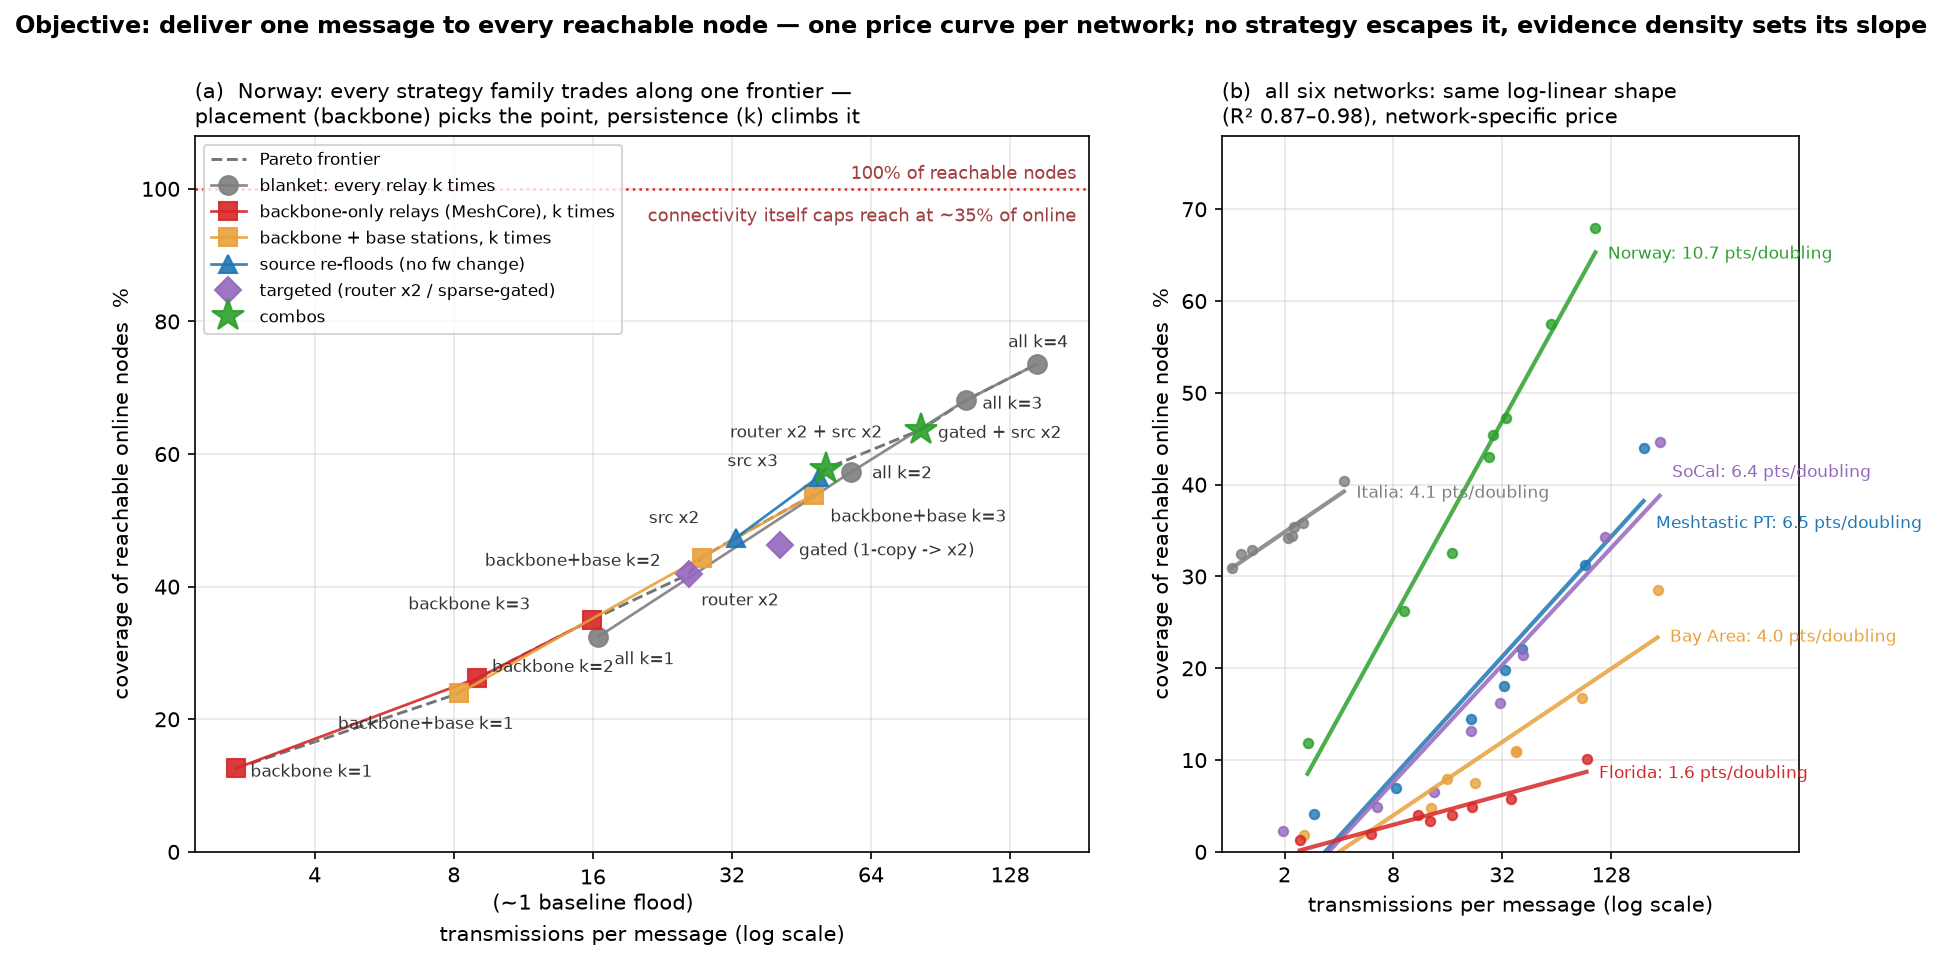

This chart was generated by the following Python code:
"""Pareto view of the all-to-all delivery strategy space (+ six-network slopes)."""
import csv
import math

import matplotlib
matplotlib.use("Agg")
import matplotlib.pyplot as plt

FAM = {
    "blanket":    ("#7f7f7f", "o", "blanket: every relay k times"),
    "meshcore":   ("#d62728", "s", "backbone-only relays (MeshCore), k times"),
    "meshcore+":  ("#e8a13c", "s", "backbone + base stations, k times"),
    "src-repeat": ("#1f77b4", "^", "source re-floods (no fw change)"),
    "targeted":   ("#9467bd", "D", "targeted (router x2 / sparse-gated)"),
    "combo":      ("#2ca02c", "*", "combos"),
}

rows = list(csv.DictReader(open("alltoall_results.csv")))
for r in rows:
    r["x"] = float(r["tx_per_flood"])
    r["y"] = float(r["cover_reachable"])

fig = plt.figure(figsize=(13.8, 6.2))
gs = fig.add_gridspec(1, 2, width_ratios=[1.55, 1.0], wspace=0.18)
ax = fig.add_subplot(gs[0])

# Pareto frontier (min tx for max coverage)
pts = sorted(rows, key=lambda r: r["x"])
front = []
best = -1
for r in pts:
    if r["y"] > best:
        front.append(r)
        best = r["y"]
ax.plot([r["x"] for r in front], [r["y"] for r in front],
        "k--", lw=1.4, alpha=0.55, zorder=1, label="Pareto frontier")

for fam, (color, marker, label) in FAM.items():
    fr = sorted([r for r in rows if r["family"] == fam], key=lambda r: r["x"])
    if not fr:
        continue
    ms = 16 if marker == "*" else 9
    ax.plot([r["x"] for r in fr], [r["y"] for r in fr], marker, color=color,
            ms=ms, ls="-" if len(fr) > 1 and fam not in ("targeted", "combo") else "none",
            lw=1.3, alpha=0.9, label=label, zorder=3)

OFFSETS = {
    "all k=1": (8, -13), "all k=2": (10, -3), "all k=3": (8, -4), "all k=4": (-14, 8),
    "backbone k=1": (7, -4), "backbone k=2": (7, 3), "backbone k=3": (-88, 5),
    "backbone+base k=1": (-58, -17), "backbone+base k=2": (-104, -4),
    "backbone+base k=3": (8, -13),
    "src x2": (-42, 7), "src x3": (-44, 5),
    "router x2": (6, -15), "gated (1-copy -> x2)": (9, -5),
    "router x2 + src x2": (-46, 15), "gated + src x2": (8, -4),
}
for r in rows:
    dx, dy = OFFSETS.get(r["strategy"], (7, -4))
    ax.annotate(r["strategy"], (r["x"], r["y"]), textcoords="offset points",
                xytext=(dx, dy), fontsize=8.2, color="#333")

ax.axhline(100, color="#d62728", lw=1.2, ls=":")
ax.text(178, 101.5, "100% of reachable nodes", fontsize=8.5, color="#a04040", ha="right")
ax.text(178, 97.2, "connectivity itself caps reach at ~35% of online",
        fontsize=8.5, color="#a04040", ha="right", va="top")

ax.set_xscale("log", base=2)
ax.set_xticks([4, 8, 16, 32, 64, 128])
ax.set_xticklabels(["4", "8", "16\n(~1 baseline flood)", "32", "64", "128"])
ax.set_xlabel("transmissions per message (log scale)")
ax.set_ylabel("coverage of reachable online nodes  %")
ax.set_ylim(0, 108)
ax.set_xlim(2.2, 190)
ax.grid(alpha=0.3)
ax.legend(fontsize=8.4, loc="upper left")
ax.set_title("(a)  Norway: every strategy family trades along one frontier \u2014\n"
             "placement (backbone) picks the point, persistence (k) climbs it",
             fontsize=10, loc="left")

# ---- (b) same shape on all six networks, network-specific slope ----
axb = fig.add_subplot(gs[1])
mrows = list(csv.DictReader(open("alltoall_multinet.csv")))
for r in mrows:
    r["x"] = float(r["tx_per_flood"])
    r["y"] = float(r["cover_reachable"])

NET = {
    "norway":        ("#2ca02c", "Norway"),
    "meshtastic-pt": ("#1f77b4", "Meshtastic PT"),
    "socal":         ("#9467bd", "SoCal"),
    "italia":        ("#7f7f7f", "Italia"),
    "bay-area":      ("#e8a13c", "Bay Area"),
    "florida":       ("#d62728", "Florida"),
}


def fit(rows_):
    pts = [(math.log2(r["x"]), r["y"]) for r in rows_]
    n = len(pts)
    mx = sum(x for x, _ in pts) / n
    my = sum(y for _, y in pts) / n
    sxx = sum((x - mx) ** 2 for x, _ in pts)
    b = sum((x - mx) * (y - my) for x, y in pts) / sxx
    return my - b * mx, b


for net, (color, label) in NET.items():
    nr = [r for r in mrows if r["network"] == net]
    a_, b_ = fit(nr)
    xs = [r["x"] for r in nr]
    lx = [min(xs), max(xs)]
    axb.plot([2 ** 0, 0], [0, 0], alpha=0)          # keep autoscale sane
    axb.plot(lx, [a_ + b_ * math.log2(x) for x in lx], "-", color=color,
             lw=2.0, alpha=0.85)
    axb.plot(xs, [r["y"] for r in nr], "o", color=color, ms=4.5, alpha=0.8)
    dy = {"socal": 9, "meshtastic-pt": -13, "bay-area": -2}.get(net, -3)
    axb.annotate(f"{label}: {b_:.1f} pts/doubling", (lx[1], a_ + b_ * math.log2(lx[1])),
                 textcoords="offset points", xytext=(6, dy), fontsize=8.2, color=color)

axb.set_xscale("log", base=2)
axb.set_xticks([2, 8, 32, 128])
axb.set_xticklabels(["2", "8", "32", "128"])
axb.set_xlim(0.9, 1400)
axb.set_ylim(0, 78)
axb.set_xlabel("transmissions per message (log scale)")
axb.set_ylabel("coverage of reachable online nodes  %")
axb.grid(alpha=0.3)
axb.set_title("(b)  all six networks: same log-linear shape\n"
              "(R\u00b2 0.87\u20130.98), network-specific price",
              fontsize=10, loc="left")

fig.suptitle("Objective: deliver one message to every reachable node \u2014 "
             "one price curve per network; no strategy escapes it, evidence density sets its slope",
             fontsize=11.5, fontweight="bold", y=1.01)
fig.savefig("fig_alltoall.png", dpi=150, bbox_inches="tight")
print("wrote fig_alltoall.png")
